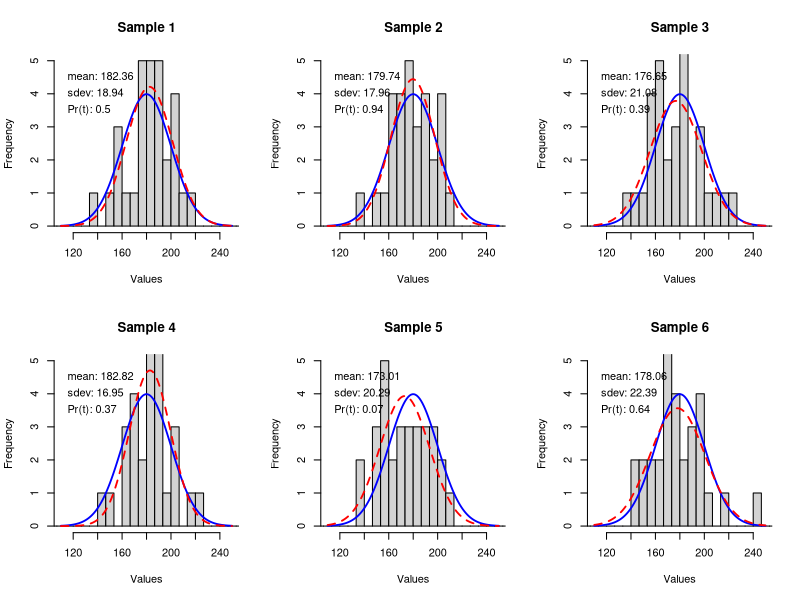

Source code (R):
# Sample sizes to compare
sample_sizes <- c(10, 100, 10000)
# parameters of the normal distribution
mu <- 180
sd <- 20
# number of sd's for histogram display
sdd <- 3.5

# Number of rows and columns for the plot layout
num_rows <- 2
num_cols <- 3

# Set up graphic display
par(mfrow = c(num_rows, num_cols))

for (i in 1:(num_rows * num_cols)) {
    n <- 30 # Keep sample size consistent
    bin.width <- sd / 3
    x.min <- mu - (sdd * sd)
    x.max <- mu + (sdd * sd)
    y.max <- n * 0.5 * bin.width / sd

    # Generate random sample
    v <- rnorm(n, mu, sd)

    # Plot histogram
    hist(v,
        xlim = c(x.min, x.max), ylim = c(0, y.max),
        breaks = seq(mu - 5 * sd, mu + 5 * sd, by = bin.width),
        main = paste("Sample", i), xlab = "Values"
    )

    x <- seq(x.min, x.max, length = 120)

    # True normal distribution
    points(x, dnorm(x, mu, sd) * (n * bin.width),
        type = "l", col = "blue", lty = 1, lwd = 1.8
    )

    # Estimated normal distribution from sample
    points(x, dnorm(x, mean(v), sd(v)) * (n * bin.width),
        type = "l", col = "red", lty = 2, lwd = 1.8
    )

    # Print sample parameters
    text(x.min, 0.9 * y.max, paste("mean:", round(mean(v), 2)), pos = 4)
    text(x.min, 0.8 * y.max, paste("sdev:", round(sd(v), 2)), pos = 4)
    text(x.min, 0.7 * y.max, paste("Pr(t):", round((t.test(v, mu = mu))$p.value, 2)), pos = 4)
}

# Reset display to default
par(mfrow = c(1, 1))
